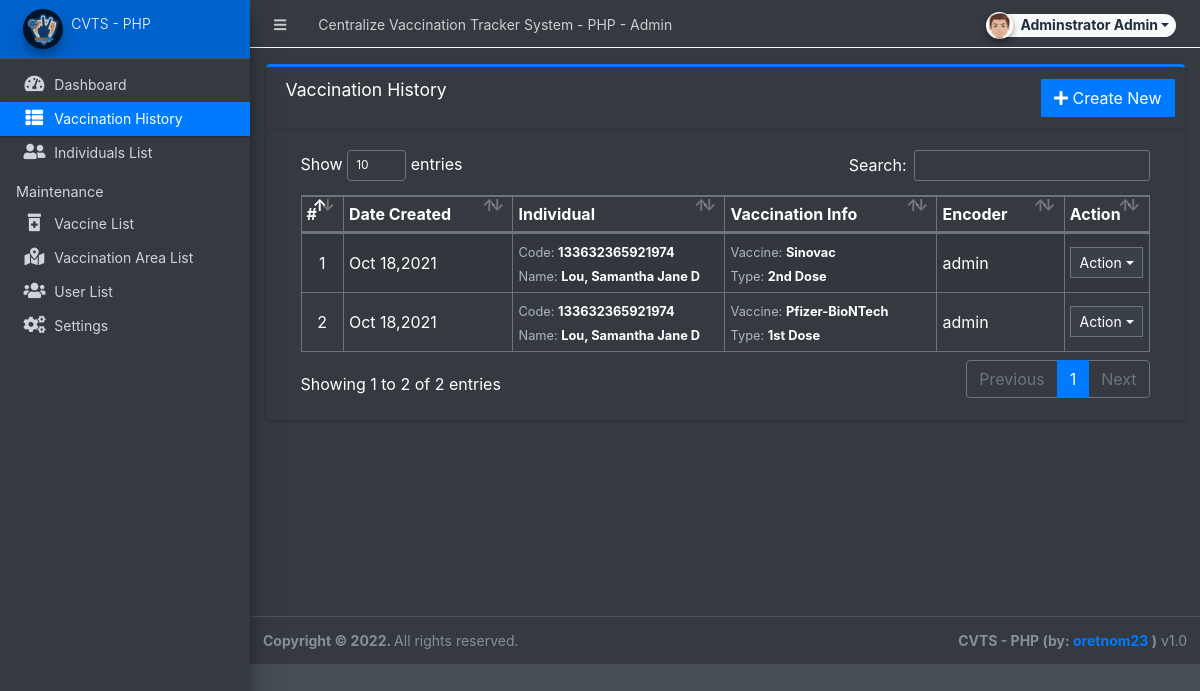
Screenshot of /admin/?page=history (signed in) with the database file from the repository.
### tables this page shows
CREATE TABLE `vaccine_history_list` (
  `id` int(30) NOT NULL,
  `user_id` int(30) DEFAULT NULL,
  `individual_id` int(30) NOT NULL,
  `vaccine_id` int(30) NOT NULL,
  `location_id` int(30) NOT NULL,
  `vaccination_type` varchar(50) NOT NULL,
  `vaccinated_by` text NOT NULL,
  `remarks` text NOT NULL,
  `date_created` datetime NOT NULL DEFAULT current_timestamp(),
  `date_updated` datetime DEFAULT NULL ON UPDATE current_timestamp()
);

CREATE TABLE `individual_list` (
  `id` int(30) NOT NULL,
  `tracking_code` varchar(50) NOT NULL,
  `firstname` text NOT NULL,
  `middlename` text NOT NULL,
  `lastname` text NOT NULL,
  `gender` varchar(50) NOT NULL,
  `dob` date NOT NULL,
  `contact` varchar(100) NOT NULL,
  `address` text NOT NULL,
  `status` tinyint(1) NOT NULL DEFAULT 0 COMMENT '0=pending, 1=Partially Vaccinated, 2= Fully Vaccinated',
  `date_created` datetime NOT NULL DEFAULT current_timestamp(),
  `date_updated` datetime DEFAULT NULL ON UPDATE current_timestamp()
);

### config.php (called while the page is built, shortened)
<?php
require_once('classes/DBConnection.php');
require_once('classes/SystemSettings.php');
function validate_image($file){
	if(!empty($file)){
        $ex = explode('?',$file);
        $file = $ex[0];
        $param =  isset($ex[1]) ? '?'.$ex[1]  : '';
		if(is_file(base_app.$file)){
			return base_url.$file.$param;
		}else{
			return base_url.'dist/img/no-image-available.png';
		}
	}else{
		return base_url.'dist/img/no-image-available.png';
	}
}
function isMobileDevice(){
    $aMobileUA = array(
        '/iphone/i' => 'iPhone',
        '/ipod/i' => 'iPod',
        '/ipad/i' => 'iPad',
        '/android/i' => 'Android',
        '/blackberry/i' => 'BlackBerry',
        '/webos/i' => 'Mobile'
    );
    return false;
}
?>

### classes/DBConnection.php (called while the page is built, shortened)
<?php
class DBConnection{
    private $host = DB_SERVER;
    private $username = DB_USERNAME;
    private $password = DB_PASSWORD;
    private $database = DB_NAME;
    public $conn;
    public function __construct(){
        if (!isset($this->conn)) {
            $this->conn = new mysqli($this->host, $this->username, $this->password, $this->database);
        }
    }
}
?>

### classes/SystemSettings.php (called while the page is built, shortened)
<?php
class SystemSettings extends DBConnection{
	function userdata($field = ''){
		if(!empty($field)){
			if(isset($_SESSION['userdata'][$field]))
				return $_SESSION['userdata'][$field];
			else
				return null;
		}else{
			return false;
		}
	}
	function info($field=''){
		if(!empty($field)){
			if(isset($_SESSION['system_info'][$field]))
				return $_SESSION['system_info'][$field];
			else
				return false;
		}else{
			return false;
		}
	}
}
$_settings = new SystemSettings();
?>

### admin/history/index.php (the view, shortened to what this page needs)
<div class="card card-outline card-primary">
	<div class="card-header">
		<h3 class="card-title">Vaccination History</h3>
		<div class="card-tools">
			<a href="?page=history/manage_record" class="btn btn-flat btn-primary"><span class="fas fa-plus"></span>  Create New</a>
		</div>
	</div>
	<div class="card-body">
		<div class="container-fluid">
        <div class="container-fluid">
			<table class="table table-bordered table-striped">
				<colgroup>
					<col width="5%">
					<col width="20%">
					<col width="25%">
					<col width="25%">
					<col width="15%">
					<col width="10%">
				</colgroup>
				<thead>
					<tr>
						<th>#</th>
						<th>Date Created</th>
						<th>Individual</th>
						<th>Vaccination Info</th>
						<th>Encoder</th>
						<th>Action</th>
					</tr>
				</thead>
				<tbody>
					<?php
					$i = 1;
						$where = "";
						$users = $conn->query("SELECT * FROM users");
						$result = $users->fetch_all(MYSQLI_ASSOC);
						$user_arr = array_column($result,'username','id');
						$vaccine = $conn->query("SELECT * FROM vaccine_list");
						$vresult = $vaccine->fetch_all(MYSQLI_ASSOC);
						$vax_arr = array_column($vresult,'name','id');
						$qry = $conn->query("SELECT h.*,concat(i.lastname,', ',i.firstname,' ', i.middlename) as iname,i.tracking_code FROM `vaccine_history_list` h inner join individual_list i on h.individual_id = i.id {$where} order by unix_timestamp(h.date_created) desc");
						while($row = $qry->fetch_assoc()):
					?>
						<tr>
							<td class="text-center py-1 px-2"><?php echo $i++; ?></td>
							<td class="py-1 px-1"><?php echo date("M d,Y",strtotime($row['date_created'])) ; ?></td>
							<td class="py-1 px-2">
								<small><span class="text-muted">Code:</span> <b><?php echo $row['tracking_code'] ?></b></small> <br>
								<small><span class="text-muted">Name:</span> <b><?php echo $row['iname'] ?></b></small>
							</td>
							<td class="py-1 px-2">
								<small><span class="text-muted">Vaccine:</span> <b><?php echo isset($vax_arr[$row['vaccine_id']]) ? $vax_arr[$row['vaccine_id']] : 'Vaccine was Deleted' ; ?></b></small> <br>
								<small><span class="text-muted">Type:</span> <b><?php echo $row['vaccination_type'] ?></b></small>
							</td>
							<td class=""><?php echo isset($user_arr[$row['user_id']]) ? $user_arr[$row['user_id']] : 'User was Deleted' ; ?></td>
							<td align="center">
								 <button type="button" class="btn btn-flat btn-default btn-sm dropdown-toggle dropdown-icon" data-toggle="dropdown">
				                  		Action
				                  </button>
							</td>
						</tr>
					<?php endwhile; ?>
				</tbody>
			</table>
		</div>
		</div>
	</div>
</div>

### admin/index.php (shortened to what this page needs)
<?php require_once('../config.php'); ?>
 <!DOCTYPE html>
<html lang="en" class="" style="height: auto;">
<?php require_once('inc/header.php') ?>
  <body class="sidebar-mini layout-fixed control-sidebar-slide-open layout-navbar-fixed dark-mode sidebar-mini-md sidebar-mini-xs" data-new-gr-c-s-check-loaded="14.991.0" data-gr-ext-installed="" style="height: auto;">
    <div class="wrapper">
     <?php require_once('inc/topBarNav.php') ?>
     <?php require_once('inc/navigation.php') ?>
     <?php $page = isset($_GET['page']) ? $_GET['page'] : 'home';  ?>
      <div class="content-wrapper bg-dark pt-3" style="min-height: 567.854px;">
        <section class="content  text-dark">
          <div class="container-fluid">
            <?php
              if(!file_exists($page.".php") && !is_dir($page)){
                  include '404.html';
              }else{
                if(is_dir($page))
                  include $page.'/index.php';
                else
                  include $page.'.php';
              }
            ?>
          </div>
        </section>
      </div>
      <?php require_once('inc/footer.php') ?>
  </body>
</html>

### admin/inc/header.php (shortened to what this page needs)
<head>
    <link rel="stylesheet" href="<?php echo base_url ?>plugins/fontawesome-free/css/all.min.css">
    <link rel="stylesheet" href="<?php echo base_url ?>plugins/tempusdominus-bootstrap-4/css/tempusdominus-bootstrap-4.min.css">
  <link rel="stylesheet" href="<?php echo base_url ?>plugins/datatables-bs4/css/dataTables.bootstrap4.min.css">
  <link rel="stylesheet" href="<?php echo base_url ?>plugins/datatables-responsive/css/responsive.bootstrap4.min.css">
  <link rel="stylesheet" href="<?php echo base_url ?>plugins/datatables-buttons/css/buttons.bootstrap4.min.css">
  <link rel="stylesheet" href="<?php echo base_url ?>plugins/select2/css/select2.min.css">
  <link rel="stylesheet" href="<?php echo base_url ?>plugins/select2-bootstrap4-theme/select2-bootstrap4.min.css">
    <link rel="stylesheet" href="<?php echo base_url ?>plugins/icheck-bootstrap/icheck-bootstrap.min.css">
    <link rel="stylesheet" href="<?php echo base_url ?>plugins/jqvmap/jqvmap.min.css">
    <link rel="stylesheet" href="<?php echo base_url ?>dist/css/adminlte.css">
    <link rel="stylesheet" href="<?php echo base_url ?>dist/css/custom.css">
    <link rel="stylesheet" href="<?php echo base_url ?>plugins/overlayScrollbars/css/OverlayScrollbars.min.css">
    <link rel="stylesheet" href="<?php echo base_url ?>plugins/daterangepicker/daterangepicker.css">
    <link rel="stylesheet" href="<?php echo base_url ?>plugins/summernote/summernote-bs4.min.css">
  <link rel="stylesheet" href="<?php echo base_url ?>plugins/sweetalert2-theme-bootstrap-4/bootstrap-4.min.css">
  </head>

### admin/inc/topBarNav.php (shortened to what this page needs)
<nav class="main-header navbar navbar-expand navbar-dark border border-light border-top-0  border-left-0 border-right-0 navbar-light text-sm">
  <ul class="navbar-nav">
    <li class="nav-item">
    <a class="nav-link" data-widget="pushmenu" href="#" role="button"><i class="fas fa-bars"></i></a>
    </li>
    <li class="nav-item d-none d-sm-inline-block">
      <a href="<?php echo base_url ?>" class="nav-link"><?php echo (!isMobileDevice()) ? $_settings->info('name'):$_settings->info('short_name'); ?> - Admin</a>
    </li>
  </ul>
  <ul class="navbar-nav ml-auto">
    <li class="nav-item">
      <div class="btn-group nav-link">
            <button type="button" class="btn btn-rounded badge badge-light dropdown-toggle dropdown-icon" data-toggle="dropdown">
              <span><img src="<?php echo validate_image($_settings->userdata('avatar')) ?>" class="img-circle elevation-2 user-img" alt="User Image"></span>
              <span class="ml-3"><?php echo ucwords($_settings->userdata('firstname').' '.$_settings->userdata('lastname')) ?></span>
            </button>
        </div>
    </li>
  </ul>
</nav>

### admin/inc/navigation.php (shortened to what this page needs)
<aside class="main-sidebar sidebar-dark-primary elevation-4 sidebar-no-expand">
  <a href="<?php echo base_url ?>admin" class="brand-link bg-primary text-sm">
  <img src="<?php echo validate_image($_settings->info('logo'))?>" alt="Store Logo" class="brand-image img-circle elevation-3" style="opacity: .8;width: 2.5rem;height: 2.5rem;max-height: unset">
  <span class="brand-text font-weight-light"><?php echo $_settings->info('short_name') ?></span>
  </a>
  <div class="sidebar os-host os-theme-light os-host-overflow os-host-overflow-y os-host-resize-disabled os-host-transition os-host-scrollbar-horizontal-hidden">
    <div class="os-content-glue" style="margin: 0px -8px; width: 249px; height: 646px;"></div>
    <div class="os-padding">
      <div class="os-viewport os-viewport-native-scrollbars-invisible" style="overflow-y: scroll;">
        <div class="os-content" style="padding: 0px 8px; height: 100%; width: 100%;">
          <nav class="mt-4">
             <ul class="nav nav-pills nav-sidebar flex-column text-sm nav-compact nav-flat nav-child-indent nav-collapse-hide-child" data-widget="treeview" role="menu" data-accordion="false">
              <li class="nav-item dropdown">
                <a href="./" class="nav-link nav-home">
                  <i class="nav-icon fas fa-tachometer-alt"></i>
                  <p>
                    Dashboard
                  </p>
                </a>
              </li>
              <li class="nav-item dropdown">
                <a href="<?php echo base_url ?>admin/?page=history" class="nav-link nav-history">
                  <i class="nav-icon fas fa-th-list"></i>
                  <p>
                    Vaccination History
                  </p>
                </a>
              </li>
              <li class="nav-item dropdown">
                <a href="<?php echo base_url ?>admin/?page=individual" class="nav-link nav-individual">
                  <i class="nav-icon fas fa-user-friends"></i>
                  <p>
                  Individuals List
                  </p>
                </a>
              </li>
              <?php if($_settings->userdata('type') == 1): ?>
              <li class="nav-header">Maintenance</li>
              <li class="nav-item dropdown">
                <a href="<?php echo base_url ?>admin/?page=maintenance/vaccine" class="nav-link nav-maintenance_vaccine">
                  <i class="nav-icon fas fa-prescription-bottle-alt"></i>
                  <p>
                    Vaccine List
                  </p>
                </a>
              </li>
              <li class="nav-item dropdown">
                <a href="<?php echo base_url ?>admin/?page=maintenance/location" class="nav-link nav-maintenance_location">
                  <i class="nav-icon fas fa-map-marked-alt"></i>
                  <p>
                    Vaccination Area List
                  </p>
                </a>
              </li>
              <li class="nav-item dropdown">
                <a href="<?php echo base_url ?>admin/?page=user/list" class="nav-link nav-user_list">
                  <i class="nav-icon fas fa-users"></i>
                  <p>
                    User List
                  </p>
                </a>
              </li>
              <li class="nav-item dropdown">
                <a href="<?php echo base_url ?>admin/?page=system_info" class="nav-link nav-system_info">
                  <i class="nav-icon fas fa-cogs"></i>
                  <p>
                    Settings
                  </p>
                </a>
              </li>
              <?php endif; ?>
            </ul>
          </nav>
        </div>
      </div>
    </div>
  </div>
</aside>

### admin/inc/footer.php (shortened to what this page needs)
<footer class="main-footer text-sm">
        <strong>Copyright © <?php echo date('Y') ?>.
        </strong>
        All rights reserved.
        <div class="float-right d-none d-sm-inline-block">
          <b><?php echo $_settings->info('short_name') ?> (by: <a href="mailto:oretnom23@gmail.com" target="blank">oretnom23</a> )</b> v1.0
        </div>
      </footer>
    </div>

### admin/inc/topBarNav.php (style rules this page uses)
.user-img { position: absolute; height: 27px; width: 27px; object-fit: cover; left: -7%; top: -12%; }
.btn-rounded { border-radius: 50px; }

### rows the page displays
vaccine_history_list: date_created "Oct 18,2021", individual.tracking_code "133632365921974", iname "Lou, Samantha Jane D", vaccine "Sinovac", vaccination_type "2nd Dose", user "admin"
vaccine_history_list: date_created "Oct 18,2021", individual.tracking_code "133632365921974", iname "Lou, Samantha Jane D", vaccine "Pfizer-BioNTech", vaccination_type "1st Dose", user "admin"

### other values shown
$_settings->info('name') "Centralize Vaccination Tracker System - PHP"
$_settings->userdata('firstname').' '.$_settings->userdata('lastname') "Adminstrator Admin"
$_settings->info('short_name') "CVTS - PHP"
